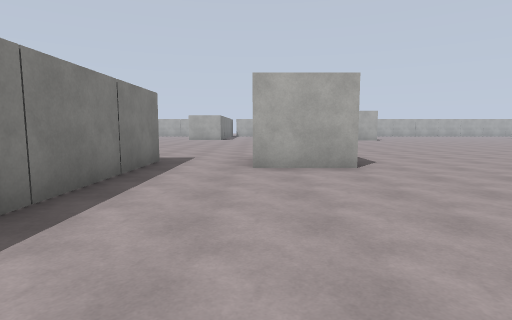
View 1 (above)

22 first-person views from a walk through a scene from a Unity 3-D project. The camera is 1.4 m above the floor, tilts 6° down and sees 80° across. The floor is counted in squares, 1.84 m on a side. Each view is taken from the middle of a square. On the plan, view 1 faces up. The plan holds only what a view shows up to about 10 squares ahead; the rest is blank. The place goes on beyond the plan. The player is left out. Surface patterns are stand-ins for the level's own textures.

View 2
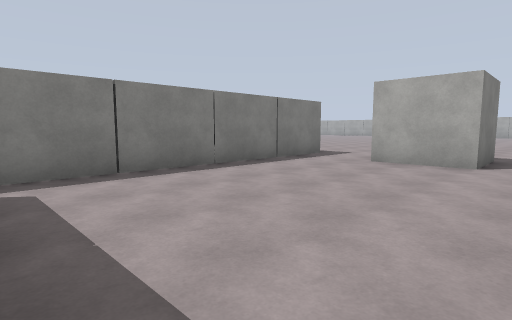

View 3
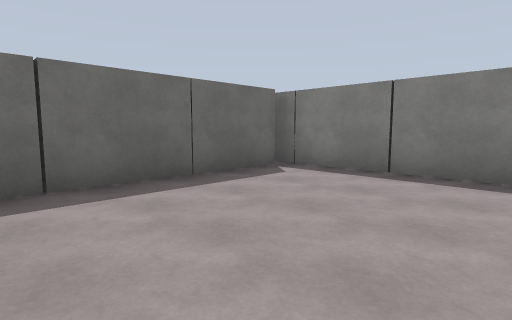

View 4
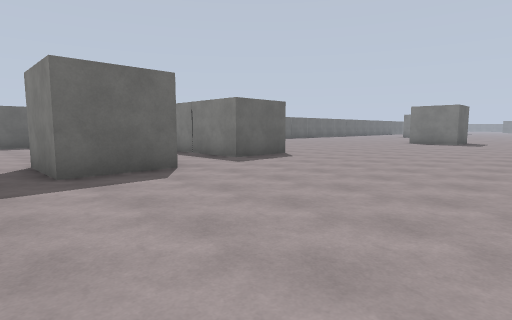

View 5
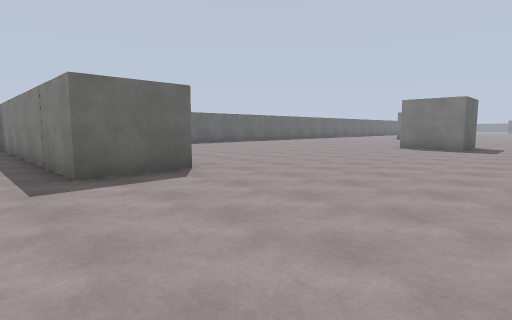

View 6
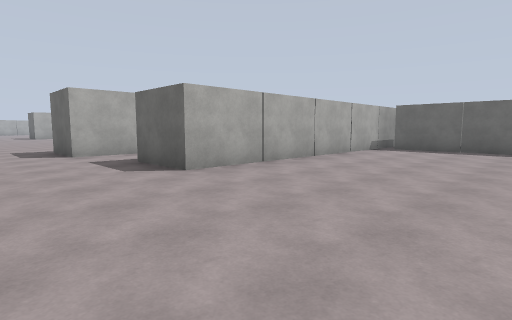

View 7
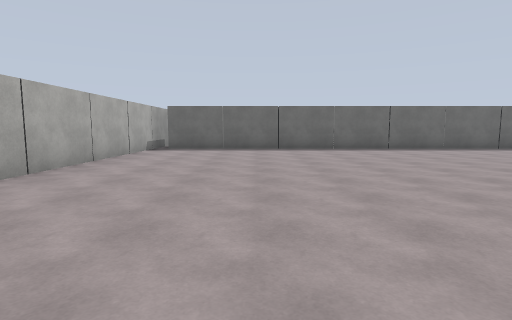

View 8
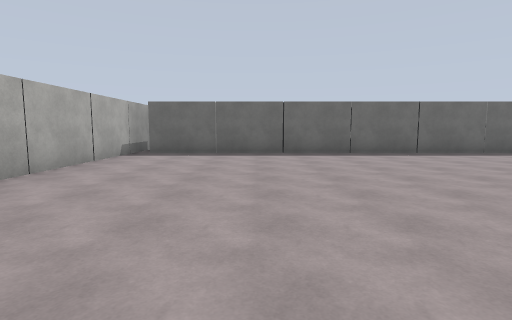

View 9
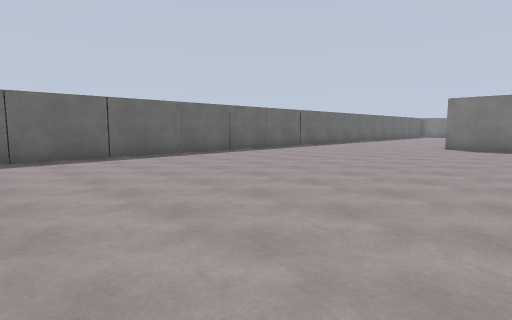

View 10
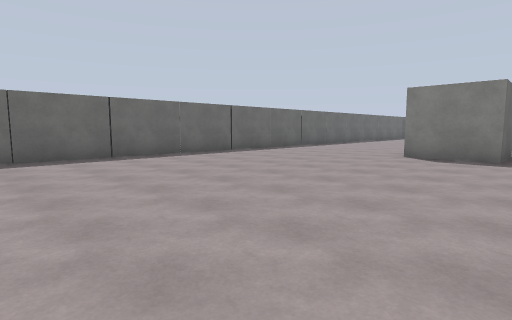

View 11
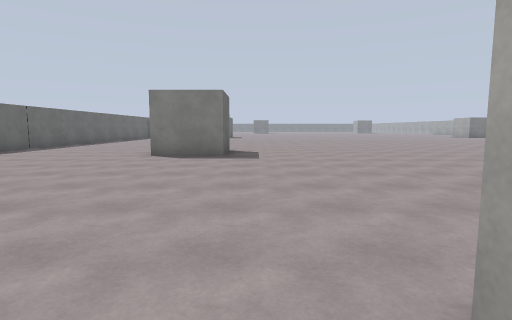

View 12
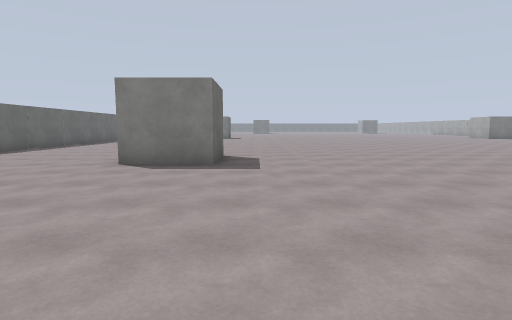

View 13
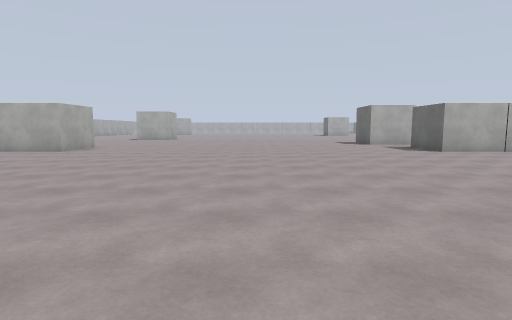

View 14
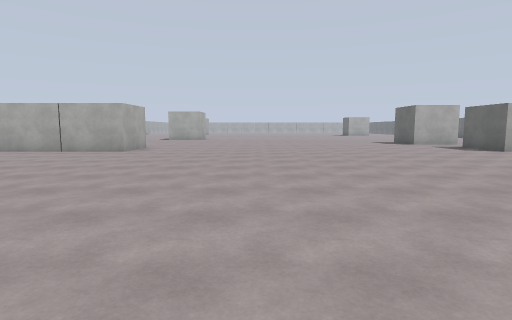

View 15
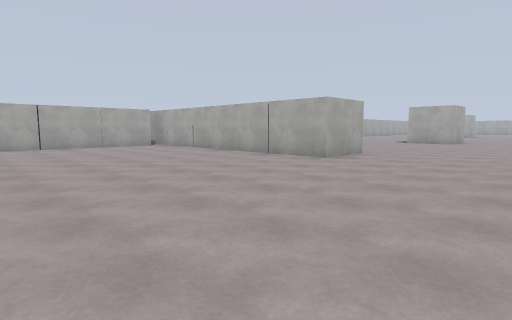

View 16
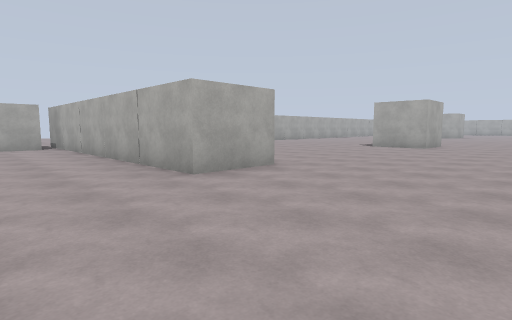

View 17
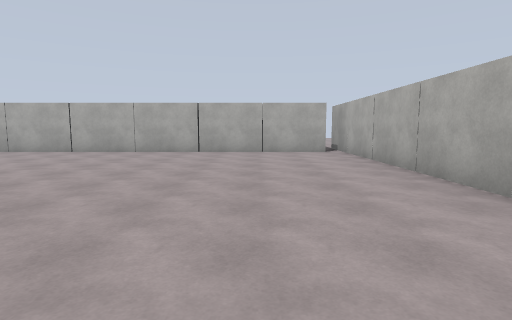

View 18
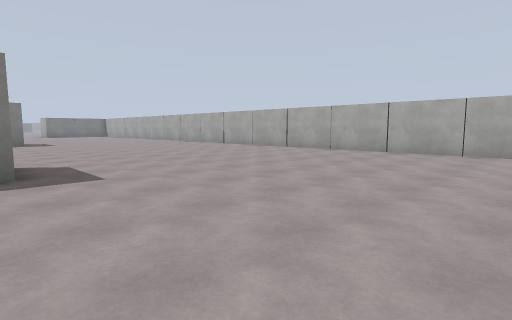

View 19
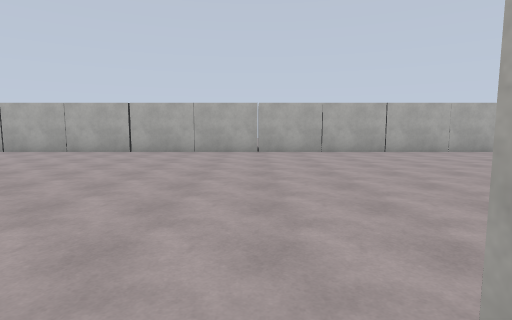

View 20
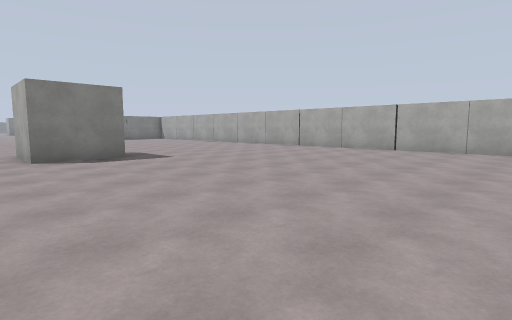

View 21
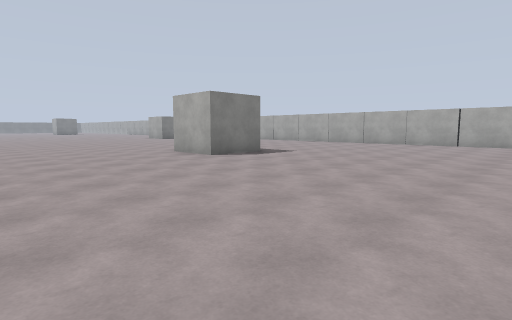

View 22
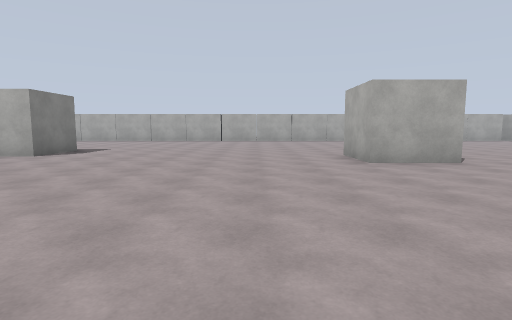

### Floor plan
Points are (right, up) in squares from view 1. A wall is a line through its corners. A room is listed if a view was taken in it or the views show most of it. See-through windows are left out.
Room 1 (views 1, 2, 3)
walls: (-2.2, 7) (-2.2, -1.7); (-1.9, -1.2) (2.8, -1.2); (1.9, 7.8) (1.9, 5.8) (-0.1, 5.8) (-0.1, 7.8)
ways out: opening at (-1.5, 6.5) to room 2; opening at (3, 6.5) to room 2
Room 2 (views 4, 5, 6, 7, 8, 9, 10, 11, 12, 13, 14, 15, 16, 17, 18, 19, 20, 21, 22)
walls: (-14.5, 16.6) (-16.5, 16.6) (-16.5, 18.6); (-2.2, 19.2) (-4.2, 19.2) (-4.2, 28); (-0.1, 7.8) (1.9, 7.8); (-25, 20.2) (-25, 18.2) (-26.5, 18.2); (-24.5, 6.1) (-22.4, 6.1) (-22.4, 4); (-4.8, 27.7) (-25.2, 27.7); (-20.1, -1.2) (-4.8, -1.2); (-4.3, -2.1) (-4.2, 7) (-2.2, 7)
ways out: opening at (-1.5, 6.5) to room 1; opening at (3, 6.5) to room 1

Positions as (right, up) in squares from view 1, and headings:
1: (0, 0), facing up
2: (3, -1), facing up-left
3: (3, 3), facing down-left
4: (3, 13), facing down-left
5: (-1, 12), facing down-left
6: (-9, 10), facing down-right
7: (-8, 10), facing down
8: (-8, 8), facing down
9: (-10, 7), facing down-left
10: (-14, 7), facing down-left
11: (-14, 7), facing left
12: (-16, 7), facing left
13: (-14, 13), facing right
14: (-14, 15), facing right
15: (-11, 15), facing up-right
16: (-7, 15), facing up-right
17: (-7, 18), facing up
18: (-9, 18), facing up-left
19: (-17, 18), facing up
20: (-17, 17), facing up-left
21: (-18, 13), facing up-left
22: (-19, 10), facing up
